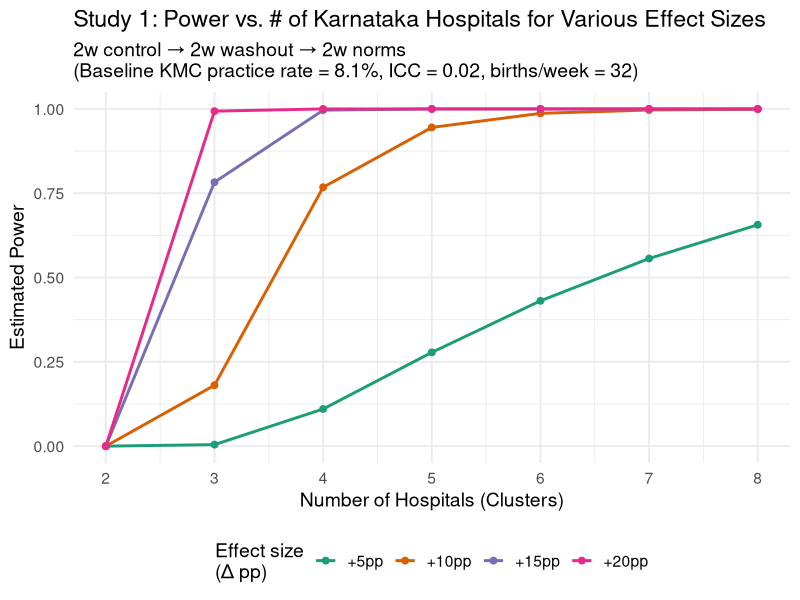
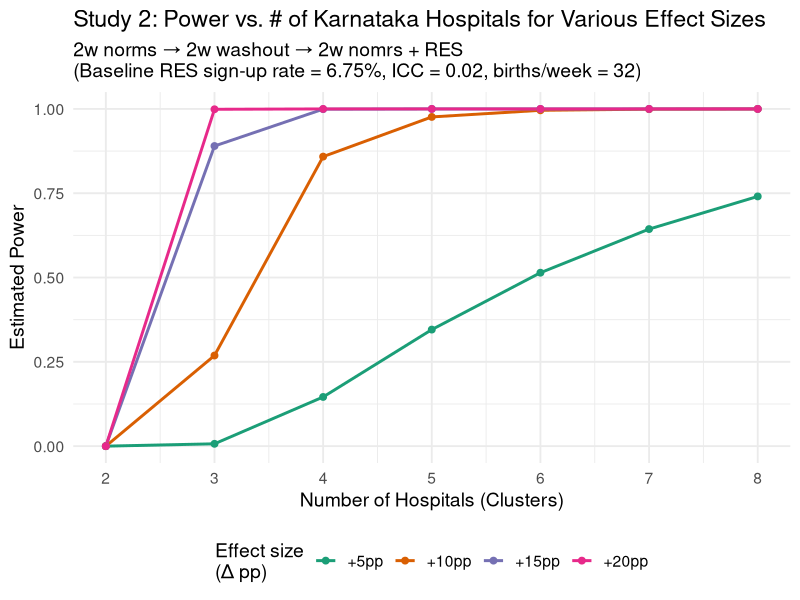

Recreate these plots in R, in order.
library(tidyverse)
#==========================================
# One-Step Cluster Crossover Design Power Calculator
#  (2w control → 2w washout → 2w intervention, simutaneously happening within all selected hospitals)
#==========================================
cluster_power <- function(
    p1,                     # baseline proportion (0–1)
    p2,                     # treatment proportion (0–1)
    clusters,               # number of hospitals (clusters)
    births_per_week,        # avg births per hospital per week
    weeks_control      = 2, # length of control period (weeks)
    weeks_washout      = 2, # length of washout period (weeks; data excluded)
    weeks_intervention = 2, # length of intervention period (weeks)
    icc                = 0.02,  # intra-cluster correlation
    alpha              = 0.05,  # two-sided significance level
    use_t              = TRUE   # use t‐crit when clusters < 10
) {
  # 1. Input validation
  if (!is.numeric(p1) || p1 < 0 || p1 > 1) stop("p1 must be between 0 and 1")
  if (!is.numeric(p2) || p2 < 0 || p2 > 1) stop("p2 must be between 0 and 1")
  if (clusters < 2)                   stop("Need at least 2 clusters")
  if (!is.numeric(icc) || icc < 0 || icc > 1) stop("icc must be between 0 and 1")
  
  # 2. Cluster‐period sizes (washout dropped)
  m0    <- weeks_control      * births_per_week
  m1    <- weeks_intervention * births_per_week
  m_avg <- (m0 + m1) / 2       # average cluster‐period size
  
  # 3. Hussey & Hughes variance formula for T=2 active periods (i.e., one treatment and one control period)
  T_active <- 2
  # design effect
  DE       <- 1 + (m_avg - 1) * icc
  # outcome variance under H₀
  sigma2   <- p1 * (1 - p1)
  # Var(β̂) = [σ² · DE] / [I · m_avg · T_active] × [T_active/(T_active−1)]
  var_beta <- sigma2 * DE / (clusters * m_avg * T_active) * (T_active / (T_active - 1))
  se_beta  <- sqrt(var_beta)
  
  # 4. Critical value (Normal vs. t)
  if (use_t && clusters < 10) {
    df   <- clusters - 1
    crit <- qt(1 - alpha/2, df = df)
  } else {
    crit <- qnorm(1 - alpha/2)
  }
  
  # 5. Power
  delta <- abs(p2 - p1)
  power <- pnorm(delta / se_beta - crit)
  
  # 6. Return
  list(
    p1                = p1,
    p2                = p2,
    clusters          = clusters,
    weeks_control     = weeks_control,
    weeks_washout     = weeks_washout,
    weeks_intervention= weeks_intervention,
    births_per_week   = births_per_week,
    icc               = icc,
    design_effect     = DE,
    sigma2            = sigma2,
    T_active          = T_active,
    var_beta          = var_beta,
    se_estimate       = se_beta,
    critical_value    = crit,
    delta             = delta,
    power             = power
  )
}



# 1. For Study 1 (Norms Intervention vs. Default CCP) ---------------------


#===========================
# Single power estimate
#===========================

# average birth per week across the 8 participating hospitals in Karnataka
births_per_week_karnataka = mean(c(259.78, 169.56, 145.44, 133.33,
                                   125.00, 114.11, 102.99, 101.11)) / 31 * 7

res <- cluster_power(
  p1               = 0.081, # default KMC practice rate from Noora survey (Subramanian et al., 2020)
  p2               = 0.181, # 10% point expected increase due to the social norms intervention
  clusters         = 8, # 8 hospitals in karnataka
  births_per_week  = births_per_week_karnataka,
  weeks_control      = 2,
  weeks_washout      = 2,
  weeks_intervention = 2,
  icc                = 0.02,
  alpha              = 0.05,
  use_t              = TRUE
)

print(res$power)

#===========================
# Plot different scenarios
#===========================

# Set parameters & build grid of scenarios
p1              <- 0.081
clusters_vec    <- 2:8         # 2 through 8 hospitals
deltas          <- seq(0.05, 0.20, by = 0.05)  # +5pp to +20pp

# create data frame of all combinations
df <- expand.grid(
  clusters = clusters_vec,
  delta    = deltas
)

# Compute power for each row by calling sw_cluster_power()
df$power <- mapply(
  FUN = function(k, d) {
    # call the existing function, extract the 'power' element
    cluster_power(
      p1                = p1,
      p2                = p1 + d,
      clusters          = k,
      births_per_week   = births_per_week_karnataka,
      weeks_control     = 2,
      weeks_washout     = 2,
      weeks_intervention= 2,
      icc               = 0.02,
      alpha             = 0.05,
      use_t             = TRUE
    )$power
  },
  df$clusters,
  df$delta
)

# Plot with ggplot2
ggplot(df, aes(x = clusters, y = power, color = factor(delta))) +
  geom_line(size = 1) +
  geom_point(size = 2) +
  scale_color_brewer(
    palette = "Dark2",
    name    = "Effect size\n(Δ pp)",
    labels  = paste0("+", deltas * 100, "pp")
  ) +
  scale_x_continuous(breaks = clusters_vec) +
  labs(
    x        = "Number of Hospitals (Clusters)",
    y        = "Estimated Power",
    title    = "Study 1: Power vs. # of Karnataka Hospitals for Various Effect Sizes",
    subtitle = "2w control → 2w washout → 2w norms\n(Baseline KMC practice rate = 8.1%, ICC = 0.02, births/week = 32)"
  ) +
  ylim(0, 1) +
  theme_minimal(base_size = 14) +
  theme(legend.position = "bottom")


# 2. For Study 2 (Norms Intervention + RES Revision vs. Norms Intervention) ---------------------

#===========================
# Single power estimate
#===========================

res <- cluster_power(
  p1               = 0.0675, # default RES sign-up rate in Karnataka in 2023
  p2               = 0.1675, # 10% point expected increase due to the RES revision
  clusters         = 8, # 8 hospitals in karnataka
  births_per_week  = births_per_week_karnataka,
  weeks_control      = 2,
  weeks_washout      = 2,
  weeks_intervention = 2,
  icc                = 0.02,
  alpha              = 0.05,
  use_t              = TRUE
)

print(res$power)

#===========================
# Plot different scenarios
#===========================

# Set parameters & build grid of scenarios
p1              <- 0.0675
clusters_vec    <- 2:8         # 2 through 8 hospitals
deltas          <- seq(0.05, 0.20, by = 0.05)  # +5pp to +20pp

# create data frame of all combinations
df <- expand.grid(
  clusters = clusters_vec,
  delta    = deltas
)

# Compute power for each row by calling sw_cluster_power()
df$power <- mapply(
  FUN = function(k, d) {
    # call the existing function, extract the 'power' element
    cluster_power(
      p1                = p1,
      p2                = p1 + d,
      clusters          = k,
      births_per_week   = births_per_week_karnataka,
      weeks_control     = 2,
      weeks_washout     = 2,
      weeks_intervention= 2,
      icc               = 0.02,
      alpha             = 0.05,
      use_t             = TRUE
    )$power
  },
  df$clusters,
  df$delta
)

# Plot with ggplot2
ggplot(df, aes(x = clusters, y = power, color = factor(delta))) +
  geom_line(size = 1) +
  geom_point(size = 2) +
  scale_color_brewer(
    palette = "Dark2",
    name    = "Effect size\n(Δ pp)",
    labels  = paste0("+", deltas * 100, "pp")
  ) +
  scale_x_continuous(breaks = clusters_vec) +
  labs(
    x        = "Number of Hospitals (Clusters)",
    y        = "Estimated Power",
    title    = "Study 2: Power vs. # of Karnataka Hospitals for Various Effect Sizes",
    subtitle = "2w norms → 2w washout → 2w nomrs + RES\n(Baseline RES sign-up rate = 6.75%, ICC = 0.02, births/week = 32)"
  ) +
  ylim(0, 1) +
  theme_minimal(base_size = 14) +
  theme(legend.position = "bottom")

